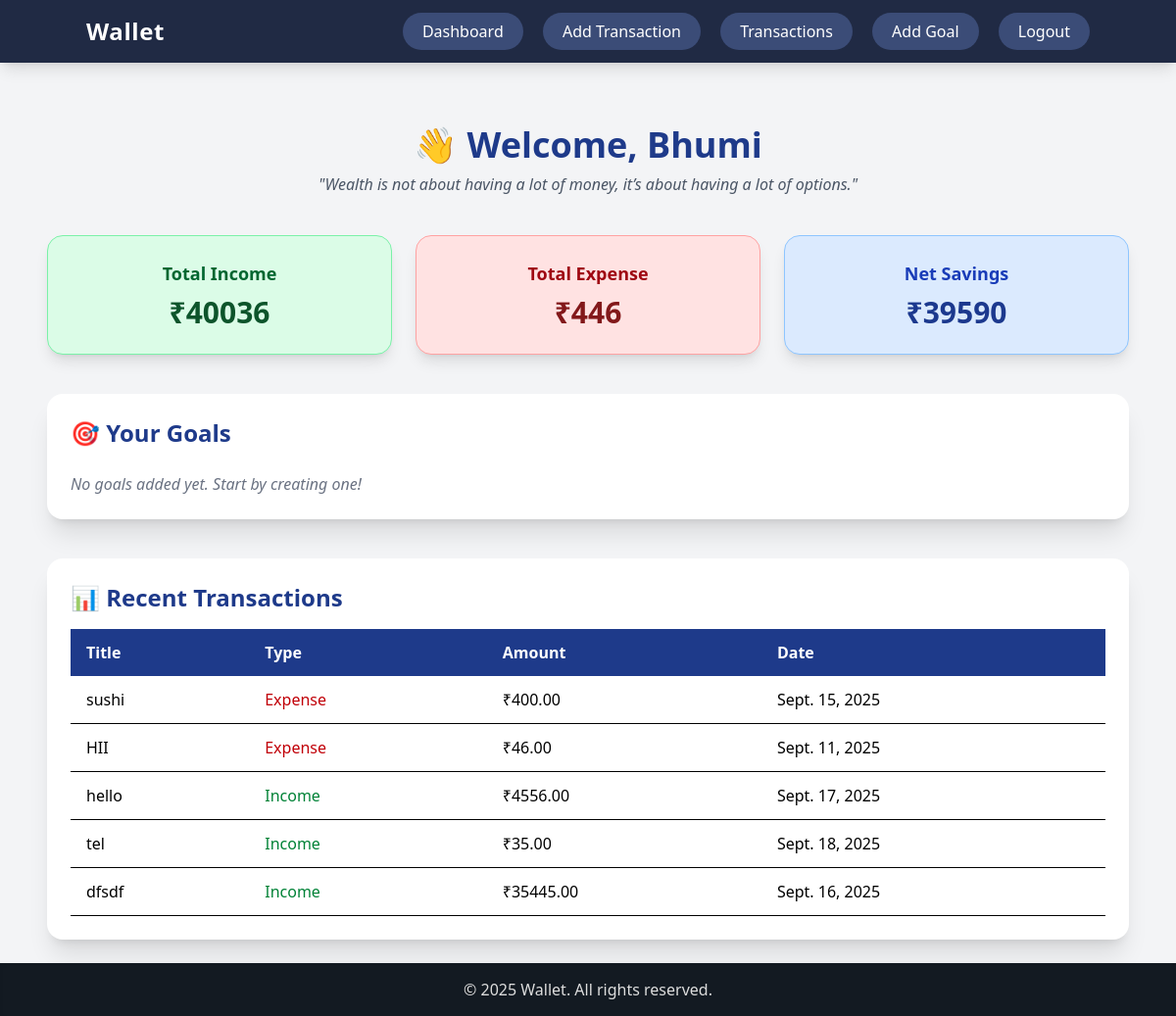
The page / (signed in) on the database as committed earlier.
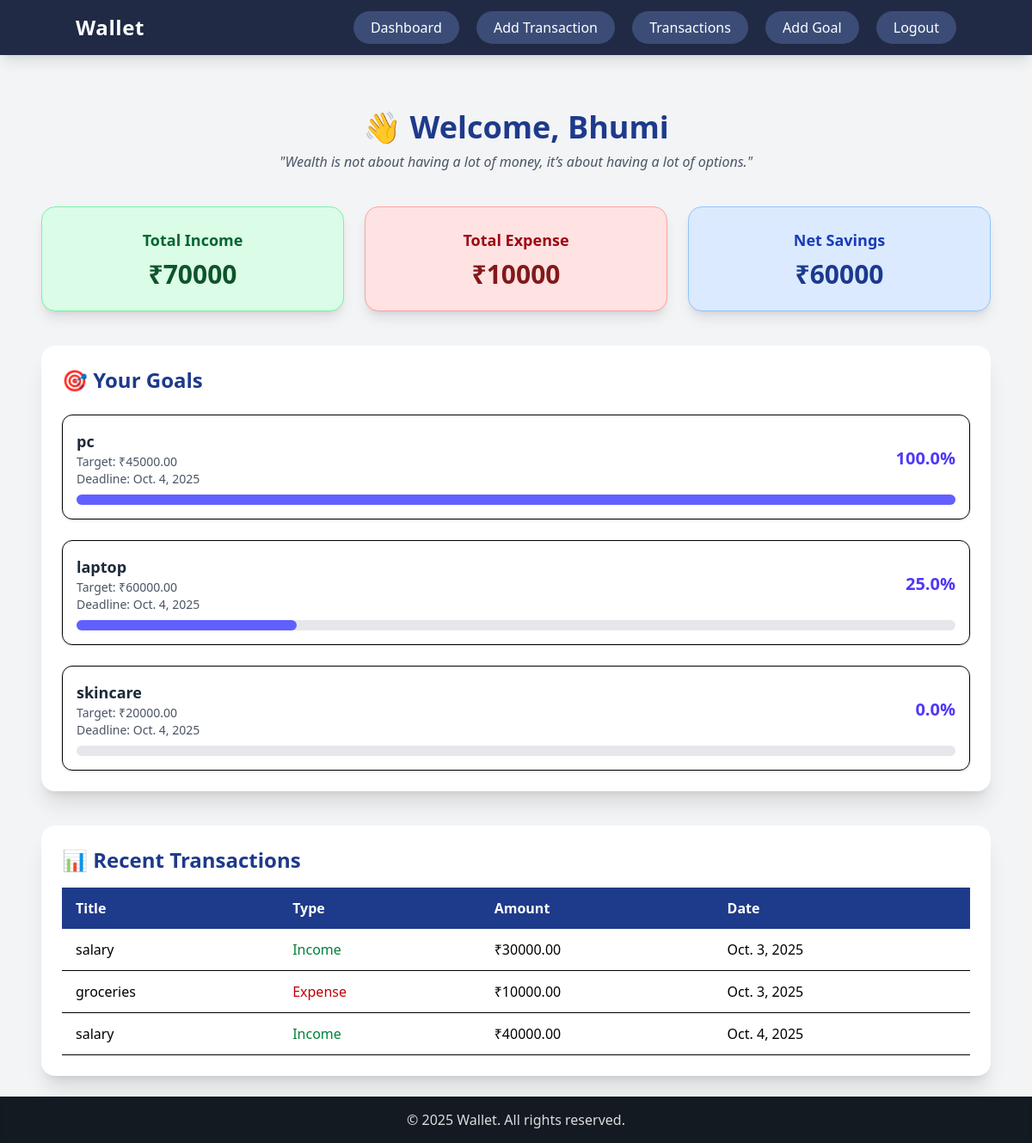
The same page on the database as committed later.
### finance/models.py (models this page shows, shortened)
class Transaction(models.Model):
    TRANSACTION_TYPE =[
        ('Income', 'Income'),
        ('Expense', 'Expense')
    ]
    user = models.ForeignKey(User , on_delete=models.CASCADE )
    title = models.CharField(max_length = 255)
    amount = models.DecimalField(max_digits = 10, decimal_places = 2)
    transaction_type = models.CharField(max_length = 10 , choices = TRANSACTION_TYPE)
    date = models.DateField()
    category = models.CharField(max_length = 255)

class Goal(models.Model):
    user = models.ForeignKey(User , on_delete=models.CASCADE )
    name = models.CharField(max_length= 100)
    target_amount = models.DecimalField(max_digits = 10, decimal_places = 2)
    deadline = models.DateField()

### finance/views.py (the view)
# urls.py: path("" , views.dashboard_view , name="dashboard"),
@login_required(login_url='login')
def dashboard_view(request):
    transactions = Transaction.objects.filter(user = request.user)
    goals = Goal.objects.filter(user = request.user)
    total_income = Transaction.objects.filter(user = request.user , transaction_type = "Income").aggregate(Sum("amount"))['amount__sum'] or 0
    total_expense = Transaction.objects.filter(user = request.user , transaction_type = "Expense").aggregate(Sum("amount"))['amount__sum'] or 0
    net_savings = total_income - total_expense
    remaining_saving = net_savings
    goal_progress = []
    for goal in goals:
        if remaining_saving >= goal.target_amount:
            goal_progress.append({'goal' : goal , "progress" : 100})
            remaining_saving -= goal.target_amount
        elif remaining_saving > 0:
            progress = (remaining_saving/goal.target_amount) * 100
            goal_progress.append({"goal" : goal , "progress" : progress})
            remaining_saving = 0
        else:
            goal_progress.append({'goal' : goal , "progress" : 0})
    context = {
        'transactions' : transactions,
        'total_income' : total_income,
        'total_expense' : total_expense,
        'net_saving' : net_savings,
        'goal_progress' : goal_progress,
    }
    return render(request, "dashboard.html" , context)

### finance/templates/dashboard.html (shortened to what this page needs)
{% extends 'base.html' %}
{% block content %}
<div class="w-full max-w-6xl mx-auto mt-10 p-6">
  <div class="text-center mb-10">
    <h1 class="text-4xl font-bold text-[#1e3a8a]">
      👋 Welcome, {{ request.user|capfirst }}
    </h1>
    <p class="text-gray-600 italic mt-2">
      "Wealth is not about having a lot of money, it’s about having a lot of options."
    </p>
  </div>
  <div class="grid grid-cols-1 md:grid-cols-3 gap-6 mb-10">
    <div class="bg-green-100 rounded-2xl shadow-lg p-6 text-center border border-green-300">
      <h2 class="text-lg font-semibold text-green-800">Total Income</h2>
      <p class="text-3xl font-bold text-green-900 mt-2">₹{{ total_income }}</p>
    </div>
    <div class="bg-red-100 rounded-2xl shadow-lg p-6 text-center border border-red-300">
      <h2 class="text-lg font-semibold text-red-800">Total Expense</h2>
      <p class="text-3xl font-bold text-red-900 mt-2">₹{{ total_expense }}</p>
    </div>
    <div class="bg-blue-100 rounded-2xl shadow-lg p-6 text-center border border-blue-300">
      <h2 class="text-lg font-semibold text-blue-800">Net Savings</h2>
      <p class="text-3xl font-bold text-blue-900 mt-2">₹{{ net_saving }}</p>
    </div>
  </div>
  <div class="bg-white rounded-2xl shadow-xl p-6 mb-10">
    <h2 class="text-2xl font-bold text-[#1e3a8a] mb-6">🎯 Your Goals</h2>
    {% if goal_progress %}
      <ul class="space-y-6">
        {% for item in goal_progress %}
          <li class="p-4 border rounded-xl shadow-sm hover:shadow-md transition">
            <div class="flex justify-between items-center mb-2">
              <div>
                <p class="font-semibold text-lg text-gray-800">{{ item.goal.name }}</p>
                <p class="text-sm text-gray-600">Target: ₹{{ item.goal.target_amount|floatformat:2 }}</p>
                <p class="text-sm text-gray-600">Deadline: {{ item.goal.deadline }}</p>
              </div>
              <p class="text-xl font-bold text-indigo-600">{{ item.progress|floatformat:1 }}%</p>
            </div>
            <div class="w-full bg-gray-200 rounded-full h-3">
              <div class="bg-indigo-500 h-3 rounded-full transition-all duration-300"
                   style="width: {{ item.progress }}%">
              </div>
            </div>
          </li>
        {% endfor %}
      </ul>
    {% else %}
      <p class="text-gray-500 italic">No goals added yet. Start by creating one!</p>
    {% endif %}
  </div>
  <div class="bg-white rounded-2xl shadow-xl p-6">
    <h2 class="text-2xl font-bold text-[#1e3a8a] mb-4">📊 Recent Transactions</h2>
    <div class="overflow-x-auto">
      <table class="w-full border-collapse">
        <thead>
          <tr class="bg-[#1e3a8a] text-white">
            <th class="py-3 px-4 text-left">Title</th>
            <th class="py-3 px-4 text-left">Type</th>
            <th class="py-3 px-4 text-left">Amount</th>
            <th class="py-3 px-4 text-left">Date</th>
          </tr>
        </thead>
        <tbody>
          {% for t in transactions %}
          <tr class="border-b hover:bg-gray-50">
            <td class="py-3 px-4">{{ t.title }}</td>
            <td class="py-3 px-4">
              {% if t.transaction_type == "Income" %}
                <span class="text-green-700 font-medium">Income</span>
              {% else %}
                <span class="text-red-700 font-medium">Expense</span>
              {% endif %}
            </td>
            <td class="py-3 px-4">₹{{ t.amount }}</td>
            <td class="py-3 px-4">{{ t.date }}</td>
          </tr>
          {% empty %}
          <tr>
            <td colspan="4" class="py-4 text-center text-gray-500">No transactions yet.</td>
          </tr>
          {% endfor %}
        </tbody>
      </table>
    </div>
  </div>
</div>
{% endblock %}

### finance/templates/base.html (shortened to what this page needs)
<!DOCTYPE html>
<html lang="en">
  <head>
    <script src="https://cdn.jsdelivr.net/npm/@tailwindcss/browser@4"></script>
  </head>
  <body class="bg-gray-100 min-h-screen flex flex-col">
    <nav style="background-color: #202a44" class="p-4 text-white shadow-lg">
      <div class="container mx-auto flex justify-between items-center">
        <a href="{% url 'dashboard' %}" class="text-2xl font-extrabold tracking-wide">Wallet</a>
        <div class="space-x-4">
          {% if user.is_authenticated %}
            <a href="{% url 'dashboard' %}" class="btn-nav">Dashboard</a>
            <a href="{% url 'transaction_add' %}" class="btn-nav">Add Transaction</a>
            <a href="{% url 'transaction_list' %}" class="btn-nav">Transactions</a>
            <a href="{% url 'goal_add' %}" class="btn-nav">Add Goal</a>
            <form id="logout-form" action="{% url 'logout' %}" method="POST" style="display: inline;">
            <a href="#" onclick="document.getElementById('logout-form').submit();" class="btn-nav">Logout</a>
            </form>
          {% else %}
            <a href="{% url 'login' %}" class="btn-nav">Login</a>
            <a href="{% url 'register' %}" class="btn-nav">Register</a>
          {% endif %}
        </div>
      </div>
    </nav>
    <main class="flex-grow flex items-center justify-center px-4">
      {% block content %} {% endblock %}
    </main>
    <footer class="bg-black text-gray-300 text-center py-3 shadow-inner">
      <p>© 2025 Wallet. All rights reserved.</p>
    </footer>
  </body>
</html>

### finance/templates/base.html (style rules this page uses)
.btn-nav { background-color: #3b4c77; color: white; border-radius: 9999px; padding: 0.5rem 1.25rem; font-weight: 500; transition: all 0.3s ease; }
footer { background-color: #131a22; color: #ddd; text-align: center; padding: 15px 0; }

Rows that differ between the two databases and show on the page:
removed Transaction: title "sushi", transaction_type "Expense", amount "400.00", date "Sept. 15, 2025"
removed Transaction: title "HII", transaction_type "Expense", amount "46.00", date "Sept. 11, 2025"
removed Transaction: title "hello", transaction_type "Income", amount "4556.00", date "Sept. 17, 2025"
removed Transaction: title "tel", transaction_type "Income", amount "35.00", date "Sept. 18, 2025"
removed Transaction: title "dfsdf", transaction_type "Income", amount "35445.00", date "Sept. 16, 2025"
added Goal: goal.name "pc", goal.target_amount "45000.00", goal.deadline "Oct. 4, 2025", progress "100.0", {{ item.progress }} 100 (drawn)
added Goal: goal.name "laptop", goal.target_amount "60000.00", goal.deadline "Oct. 4, 2025", progress "25.0", {{ item.progress }} 25.00 (drawn)
added Goal: goal.name "skincare", goal.target_amount "20000.00", goal.deadline "Oct. 4, 2025", progress "0.0"
added Transaction: title "salary", transaction_type "Income", amount "30000.00", date "Oct. 3, 2025"
added Transaction: title "groceries", transaction_type "Expense", amount "10000.00", date "Oct. 3, 2025"
added Transaction: title "salary", transaction_type "Income", amount "40000.00", date "Oct. 4, 2025"
Other text that changed with them:
{{ total_income }}: "40036" → "70000"
{{ total_expense }}: "446" → "10000"
{{ net_saving }}: "39590" → "60000"
text no longer shown: "No goals added yet. Start by creating one!"
